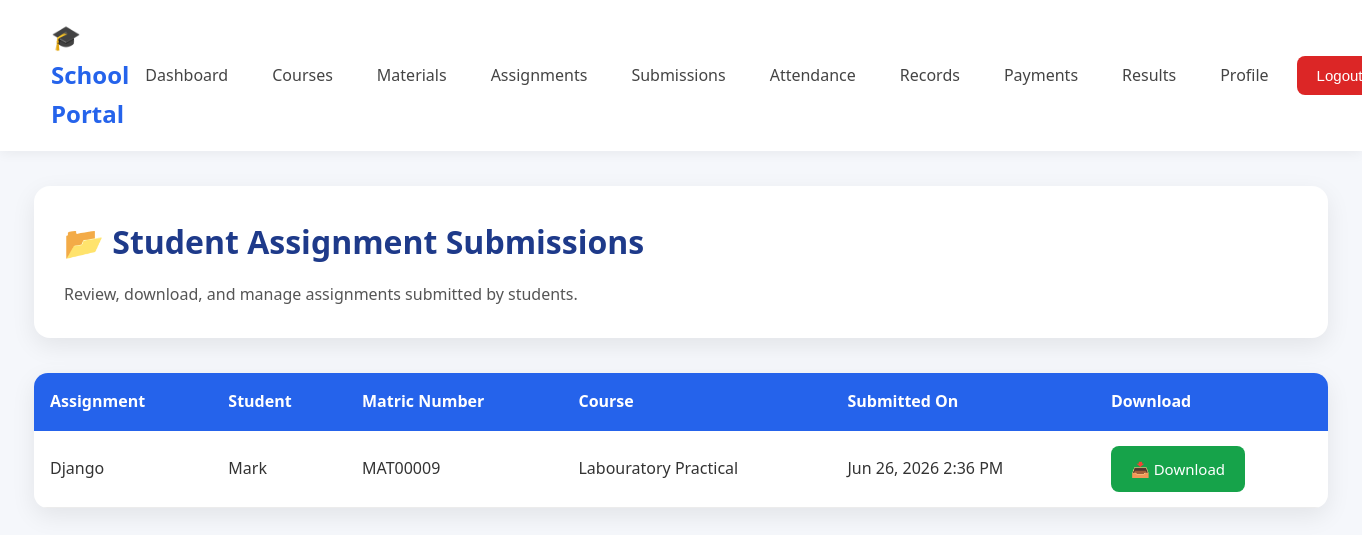
Page /view-submissions/ (signed in) on the committed database.
### dashboard/models.py (models this page shows, shortened)
class AssignmentSubmission(models.Model):
    assignment = models.ForeignKey(PostAssignment,on_delete=models.CASCADE)
    course = models.ForeignKey(Course,on_delete=models.CASCADE)
    lecturer = models.ForeignKey(Lecturer,on_delete=models.CASCADE, related_name='assignment_submissions')
    student = models.ForeignKey(Student,on_delete=models.CASCADE)
    file = models.FileField(upload_to='submissions/')
    submitted_at = models.DateTimeField(auto_now_add=True)

class PostAssignment(models.Model):
    course = models.ForeignKey(Course,on_delete=models.CASCADE)
    title = models.CharField(max_length=100)
    lecturer = models.ForeignKey(Lecturer,on_delete=models.CASCADE, related_name='post_assignments')
    file = models.FileField(upload_to='assignments/')
    created_at = models.DateTimeField(auto_now_add=True)

### accounts/models.py (models this page shows, shortened)
class Student(models.Model):
    user = models.OneToOneField(User,on_delete=models.CASCADE)
    matric_number = models.CharField(max_length=50, unique=True)
    full_name = models.CharField(max_length=100)
    level = models.IntegerField()
    created_at = models.DateTimeField(auto_now_add=True)

### courses/models.py (models this page shows, shortened)
class Course(models.Model):
    course_code = models.CharField(max_length=20, unique=True)
    course_title = models.CharField(max_length=200)
    units = models.PositiveIntegerField()
    semester = models.CharField(max_length=15)
    department = models.ForeignKey(Department,on_delete=models.CASCADE)
    lecturer = models.ForeignKey(Lecturer, on_delete=models.CASCADE, related_name='courses')

### dashboard/views.py (the view)
# urls.py: path("view-submissions/", ViewSubmissionsView.as_view(), name="view_submissions"),
class ViewSubmissionsView(LoginRequiredMixin, ListView):
    model = AssignmentSubmission
    template_name = "dashboard/view_submissions.html"
    context_object_name = "submissions"
    def get_queryset(self):
        if self.request.user.role == "lecturer":
            return AssignmentSubmission.objects.filter(
                lecturer=self.request.user.lecturer
            )
        return AssignmentSubmission.objects.none()

### dashboard/templates/dashboard/view_submissions.html (shortened to what this page needs)
{% extends "dashboard_base.html" %}
{% block content %}
<div class="page-header">
    <h1>📂 Student Assignment Submissions</h1>
    <p>
        Review, download, and manage assignments submitted by students.
    </p>
</div>
{% if submissions %}
<div class="table-container">
    <table class="portal-table">
        <thead>
            <tr>
                <th>Assignment</th>
                <th>Student</th>
                <th>Matric Number</th>
                <th>Course</th>
                <th>Submitted On</th>
                <th>Download</th>
            </tr>
        </thead>
        <tbody>
            {% for submission in submissions %}
            <tr>
                <td>
                    {{ submission.assignment.title }}
                </td>
                <td>
                    {{ submission.student.full_name }}
                </td>
                <td>
                    {{ submission.student.matric_number }}
                </td>
                <td>
                    {{ submission.course.course_title }}
                </td>
                <td>
                    {{ submission.submitted_at|date:"M d, Y g:i A" }}
                </td>
                <td>
                    <a
                        href="{{ submission.file.url }}"
                        class="btn btn-success"
                        download>
                        📥 Download
                    </a>
                </td>
            </tr>
            {% endfor %}
        </tbody>
    </table>
</div>
{% endif %}
{% endblock %}

### static/css/style.css (style rules this page uses)
* { margin:0; padding:0; box-sizing:border-box; }
html { scroll-behavior:smooth; }
body { font-family:Segoe UI,Tahoma,Geneva,Verdana,sans-serif; background:#f5f7fb; color:#333; line-height:1.6; }
:root { --primary:#2563eb; --primary-dark:#1d4ed8; --success:#16a34a; --success-dark:#15803d; --danger:#dc2626; --danger-dark:#b91c1c; --warning:#f59e0b; --gray:#6b7280; --light:#ffffff; --background:#f5f7fb; --border:#e5e7eb; --shadow:0 8px 25px rgba(0,0,0,.08); --radius:12px; }
a { text-decoration:none; }
h1 { color:#1e3a8a; margin-bottom:15px; }
p { color:#555; }
button, .btn { display:inline-block; padding:11px 20px; border:none; border-radius:8px; cursor:pointer; font-size:15px; transition:.3s; color:white; background:var(--primary); }
.btn-success { background:var(--success); }
.page-header { background:white; padding:30px; border-radius:16px; margin-bottom:35px; box-shadow:var(--shadow); }
.page-header p { margin-top:10px; }
table { width:100%; border-collapse:collapse; background:#fff; border-radius:14px; overflow:hidden; box-shadow:var(--shadow); margin-top:20px; }
thead { background:var(--primary); }
thead th { color:white; font-weight:600; padding:16px; text-align:left; }
tbody td { padding:15px 16px; border-bottom:1px solid #ececec; }
* { transition:all 0.2s ease-in-out; }

### rows in the picture
AssignmentSubmission: assignment "Django", student.full_name "Mark", student.matric_number "MAT00009", course.course_title "Labouratory Practical", submitted_at "Jun 26, 2026 2:36 PM"
